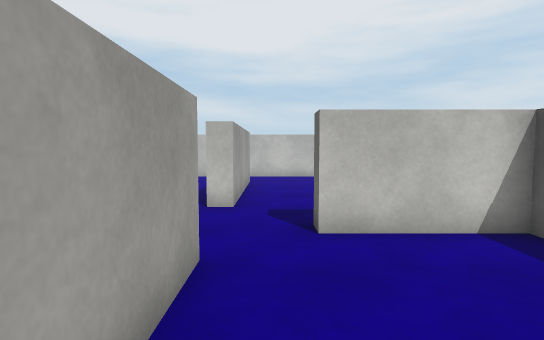
view 1 (above)

16 first-person views from a walk through a 3-D level made in the Unity game engine. The camera is 1.4 m above the floor, tilts 4° down and sees 80° across. The floor is counted in squares, 1 m on a side. Each view is taken from the middle of a square. On the plan, view 1 faces up. The plan holds only what a view shows up to about 15 squares ahead; the rest is blank. Surface patterns are stand-ins for the level's own textures.

view 2
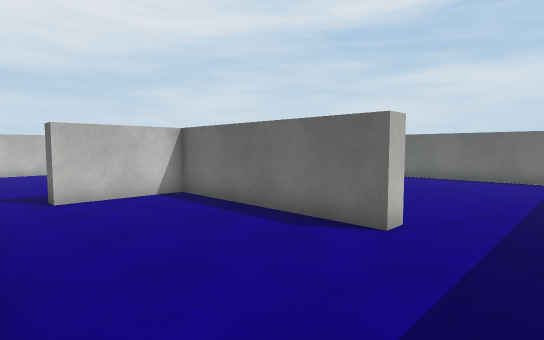

view 3
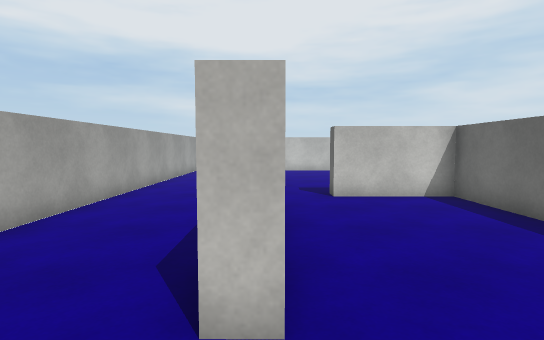

view 4
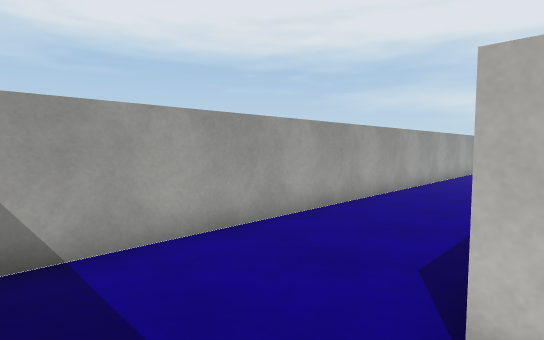

view 5
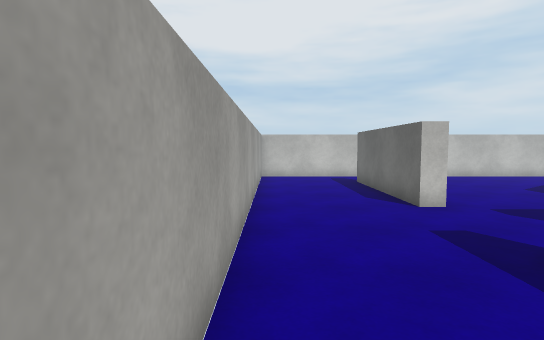

view 6
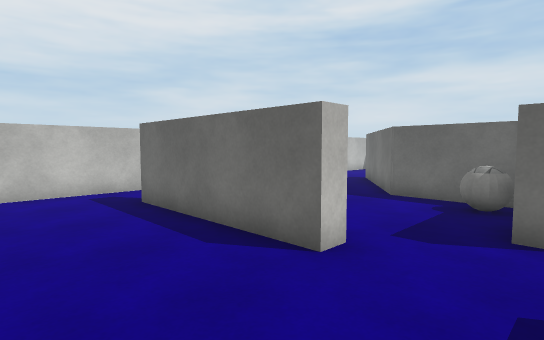

view 7
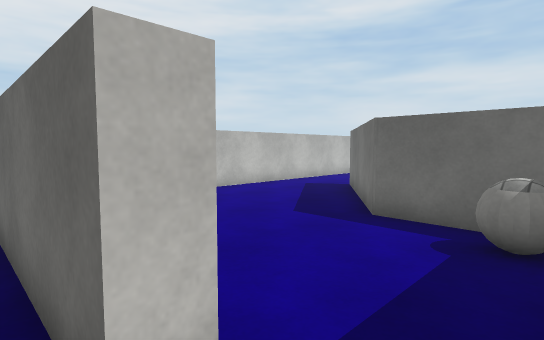

view 8
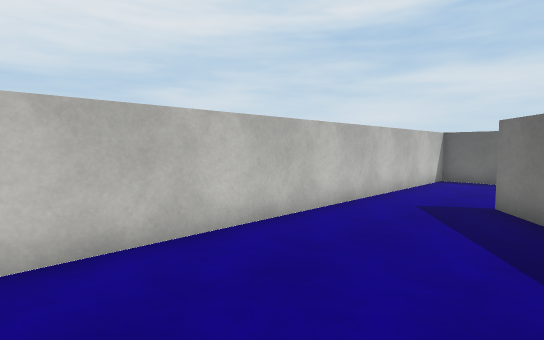

view 9
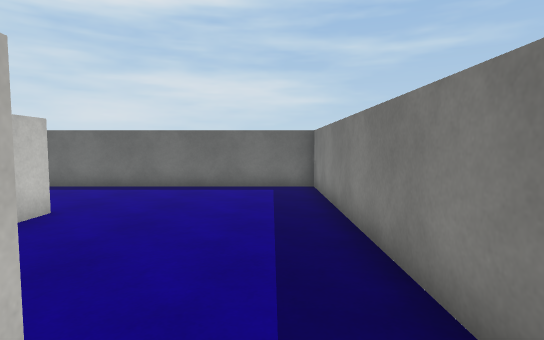

view 10
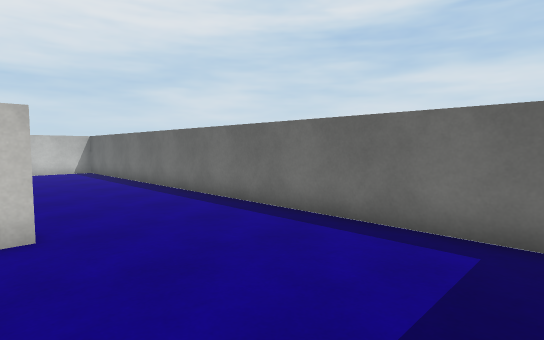

view 11
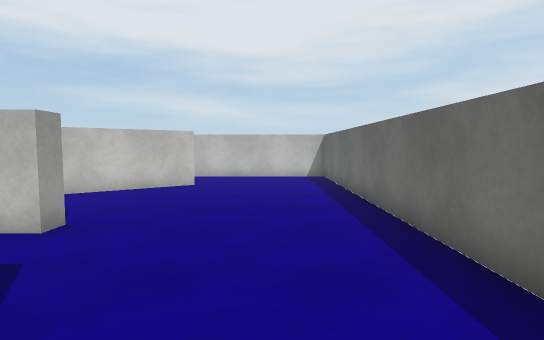

view 12
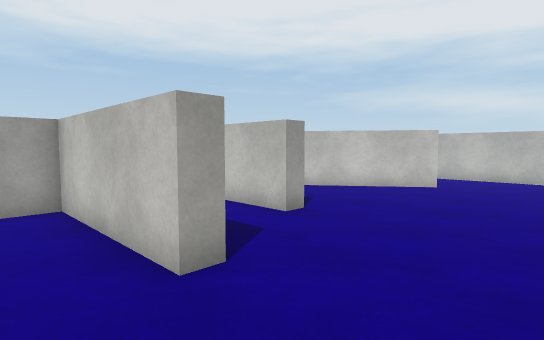

view 13
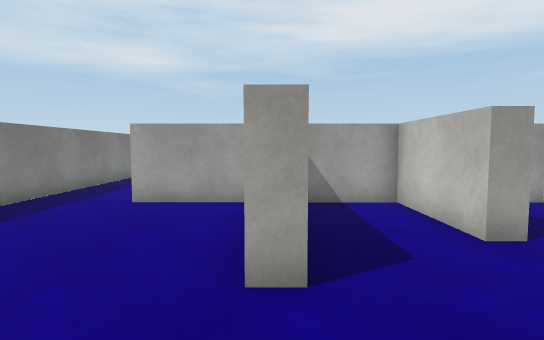

view 14
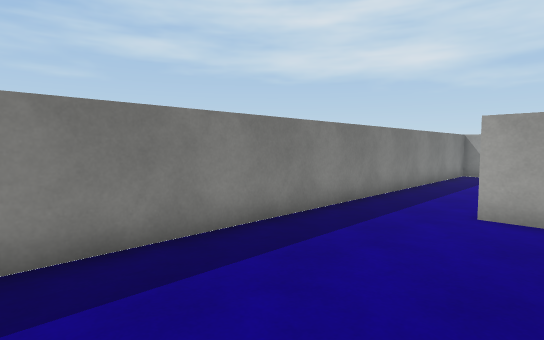

view 15
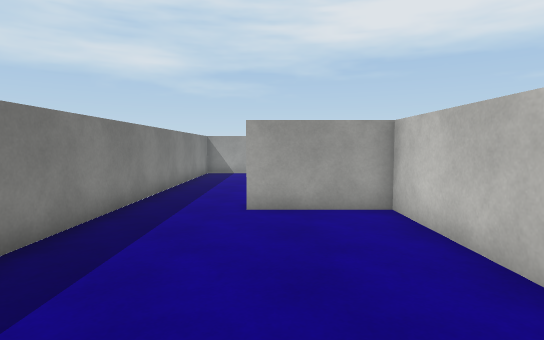

view 16
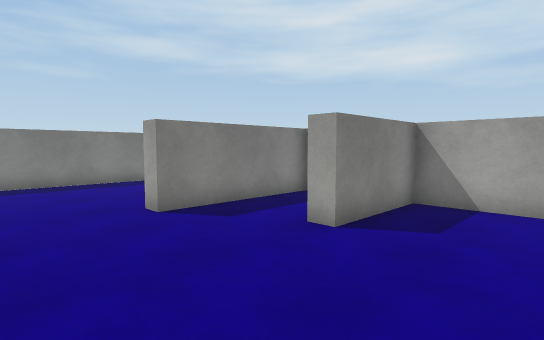

### Floor plan
Points are (right, up) in squares from view 1. A wall is a line through its corners. A room is listed if a view was taken in it or the views show most of it. See-through windows are left out.
Room 1 (views 1, 2, 3, 4, 5, 6, 7, 8, 9, 10, 11, 12, 13, 14, 15, 16)
walls: (4.2, 6.2) (4.2, 9.2) (8.8, 12.6); (4.8, 9) (4.8, 5.8) (8.2, 5.8) (8.2, 5.2) (4.8, 5.2) (4.8, 2.3) (9.8, 2.4) (9.8, 1.7) (4.8, 1.7) (4.8, -1.7) (4.2, -1.7) (4.2, 5.2) (0.8, 5.2) (0.8, 5.9); (9.1, 12.1) (5.3, 9.3); (-0.9, 4) (-0.9, 1); (-0.9, 12.9) (-0.9, 7.5) (-1.5, 7.5) (-1.5, 13.2); (-0.9, -1.7) (-1.6, -1.7); (-5.5, 13.9) (-5.5, -3.8); (-4.8, -4.5) (14.5, -4.5) (14.5, 15.5) (-4.1, 15.5)
objects: ball (3, 7)

Where each view was taken, in squares from view 1:
view 1: 0 up, 0 right, facing up
view 2: 4 down, 1 left, facing up-right
view 3: 4 down, 1 left, facing up
view 4: 4 down, 1 left, facing up-left
view 5: 0 up, 5 left, facing up
view 6: 5 up, 5 left, facing up-right
view 7: 6 up, 2 left, facing up-right
view 8: 11 up, 0 right, facing up-right
view 9: 3 down, 3 right, facing right
view 10: 4 down, 9 right, facing up-right
view 11: 0 up, 12 right, facing up
view 12: 0 up, 13 right, facing up-left
view 13: 2 up, 13 right, facing left
view 14: 0 up, 12 right, facing down-left
view 15: 1 down, 12 right, facing left
view 16: 9 up, 13 right, facing down-left
